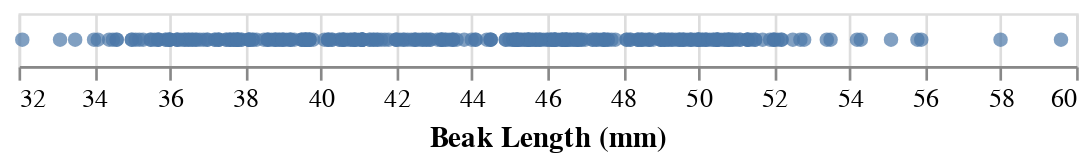

Notebook source saved alongside this figure:
### Markdown cell above
#### Magnitude Channels
##### Position Common Scale

### Code cell
alt.Chart(data).mark_circle().encode(
    x = alt.X('Beak Length (mm):Q', scale=alt.Scale(zero=False))
)

### Figure 1 — Vega-Lite specification as saved in the notebook (floating-point values rounded to 4 significant figures; data arrays with more than 128 entries replaced by an {"elided": "..."} marker saying what was removed)
{"config": {"view": {"continuousWidth": 400, "continuousHeight": 300}}, "data": {"name": "data-fe71607a42dbd7cdd20b91354e9016c1"}, "mark": "circle", "encoding": {"x": {"type": "quantitative", "field": "Beak Length (mm)", "scale": {"zero": false}}}, "$schema": "https://vega.github.io/schema/vega-lite/v4.8.1.json", "datasets": {"data-fe71607a42dbd7cdd20b91354e9016c1": {"elided": "344 records"}}}
